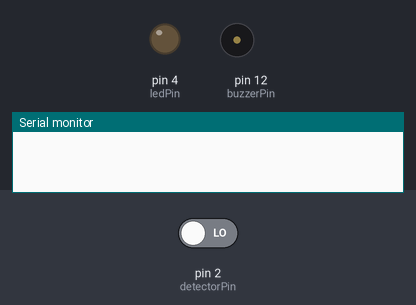
Bench run of a sketch on a simulated Arduino Uno, built with avr-gcc and run on an emulated ATmega328P. Shown: output pins drawn as LEDs (lit = HIGH), buzzer (waves = sounding), the last lines printed to the serial monitor. Inputs (shaded band) come from the test bench; at power-on: pin 2 (detectorPin) LOW.

Above: at 1.2 s.
1.3 s: pin 2 (detectorPin) driven HIGH
At 2.1 s:
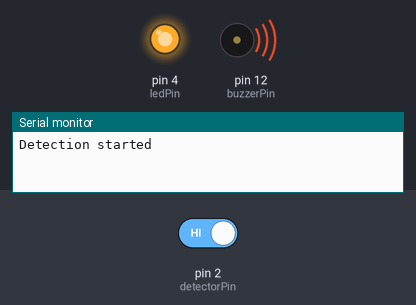
2.8 s: pin 2 (detectorPin) driven LOW
At 2.92 s:
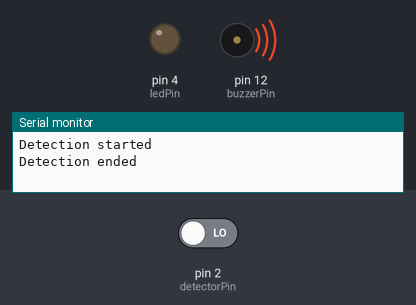
Timing chart, 0 to 5.8 s (numbered marks = the images above; inputs shaded):
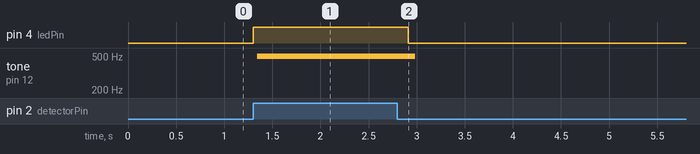

The sketch:

buzzing-motion-detector.ino
```cpp
// define pins for the LED light, motion detecting sensor, and a device that makes awful buzzing sounds
int ledPin = 4;
int detectorPin = 2;
int buzzerPin = 12;

int previousValue = LOW;
int currentValue;

void setup() {
  pinMode(buzzerPin, OUTPUT);
  pinMode(ledPin, OUTPUT);
  pinMode(detectorPin, INPUT);
  Serial.begin(9600);
}

void loop(){
  // read whether we are currently detecting
  currentValue = digitalRead(detectorPin);

  // if we are, light the LED and start buzzing
  if (currentValue == HIGH) {
    digitalWrite(ledPin, HIGH);

    if (previousValue == LOW) {
      Serial.println("Detection started");
      previousValue = HIGH;
    }

    for (unsigned char i=0; i < 100; ++i) {
      digitalWrite(buzzerPin,HIGH);
      delay(1);
      digitalWrite(buzzerPin,LOW);
      delay(1);
    }

  // otherwise, turn the led OFF
  } else {
    digitalWrite(ledPin, LOW);

    if (previousValue == HIGH){
      Serial.println("Detection ended");
      previousValue = LOW;
    }
  }
}
```

Measured:
- after the input at 1.3 s, pin 4 (ledPin): LOW → HIGH at once; tone on pin 12 (buzzerPin): silent → 496 Hz at once
- after the input at 2.8 s, pin 4 (ledPin): HIGH → LOW after 0.11 s; tone on pin 12 (buzzerPin): 496 Hz → silent after 0.18 s
